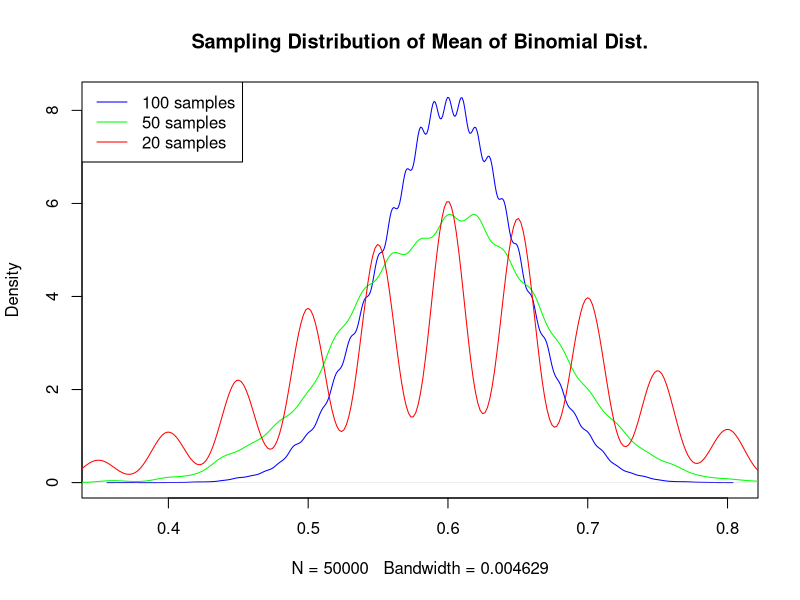
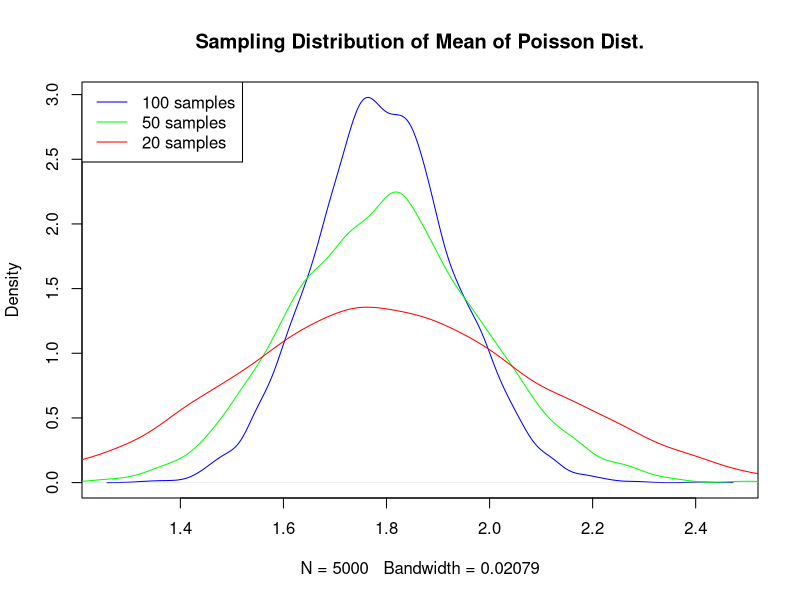

Source code (R) for these figures, in order:
smallMB <- sapply (1:5000, function (x) mean (rbinom (20, 1, .6)))
medMB <- sapply (1:5000, function (x) mean (rbinom (50, 1, .6)))
largeMB <- sapply (1:50000, function (x) mean (rbinom (100, 1, .6)))

smallMP <- sapply (1:5000, function (x) mean (rpois (20, 1.8)))
medMP <- sapply (1:5000, function (x) mean (rpois (50, 1.8)))
largeMP <- sapply (1:5000, function (x) mean (rpois (100, 1.8)))

smallSB <- sapply (1:5000, function (x) sd (rbinom (20, 1, .6)))
medSB <- sapply (1:5000, function (x) sd (rbinom (50, 1, .6)))
largeSB <- sapply (1:5000, function (x) sd (rbinom (100, 1, .6)))

smallSP <- sapply (1:5000, function (x) sd (rpois (20, 1.8)))
medSP <- sapply (1:5000, function (x) sd (rpois (50, 1.8)))
largeSP <- sapply (1:5000, function (x) sd (rpois (100, 1.8)))

plot (density (largeMB), col = 'blue',
      main = 'Sampling Distribution of Mean of Binomial Dist.')
lines (density (medMB), col = 'green')
lines (density (smallMB), col = 'red')
legend ("topleft", legend = paste0 (c('100', '50', '20'), ' samples'),
        col = c('blue', 'green', 'red'), lty = 1)

plot (density (largeMP), col = 'blue',
      main = 'Sampling Distribution of Mean of Poisson Dist.')
lines (density (medMP), col = 'green')
lines (density (smallMP), col = 'red')
legend ("topleft", legend = paste0 (c('100', '50', '20'), ' samples'),
        col = c('blue', 'green', 'red'), lty = 1)
